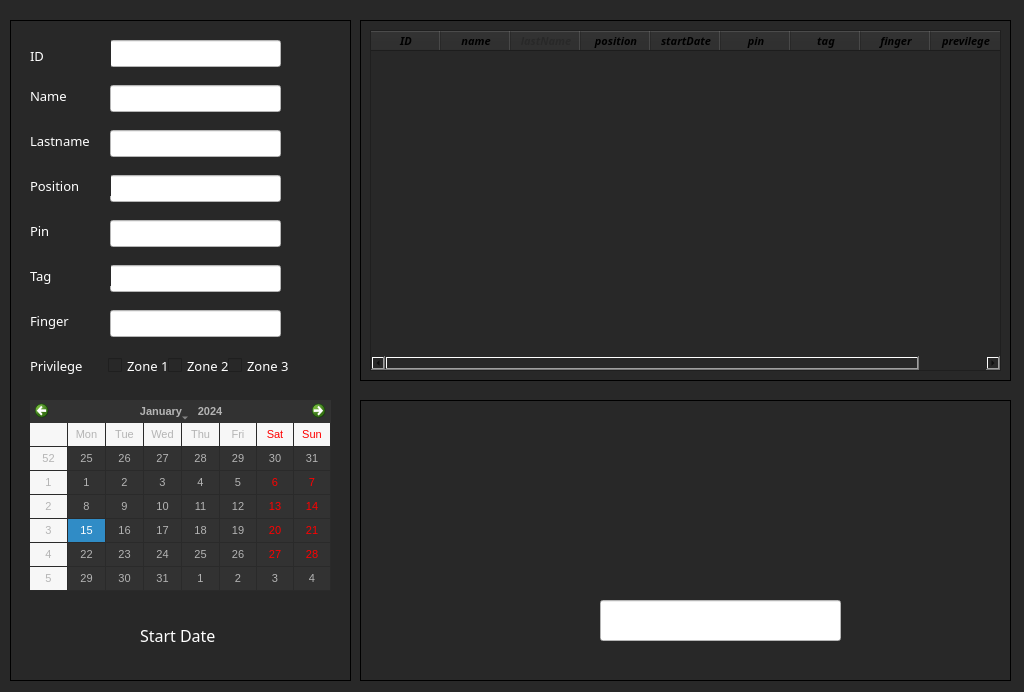
<?xml version="1.0" encoding="UTF-8"?>
<ui version="4.0">
 <class>Form</class>
 <widget class="QWidget" name="Form">
  <property name="windowModality">
   <enum>Qt::NonModal</enum>
  </property>
  <property name="geometry">
   <rect>
    <x>0</x>
    <y>0</y>
    <width>1024</width>
    <height>692</height>
   </rect>
  </property>
  <property name="windowTitle">
   <string>     E M P L O Y E E</string>
  </property>
  <property name="autoFillBackground">
   <bool>false</bool>
  </property>
  <property name="styleSheet">
   <string notr="true">background-color: rgb(40, 40, 40)</string>
  </property>
  <widget class="QFrame" name="frame">
   <property name="geometry">
    <rect>
     <x>10</x>
     <y>20</y>
     <width>341</width>
     <height>661</height>
    </rect>
   </property>
   <property name="frameShape">
    <enum>QFrame::Box</enum>
   </property>
   <widget class="QLineEdit" name="LE_ID">
    <property name="geometry">
     <rect>
      <x>100</x>
      <y>20</y>
      <width>171</width>
      <height>27</height>
     </rect>
    </property>
    <property name="font">
     <font>
      <family>Berlin Sans FB</family>
      <pointsize>12</pointsize>
     </font>
    </property>
    <property name="styleSheet">
     <string notr="true">background-color: rgb(255, 255, 255);
color: rgb(40, 40, 40);</string>
    </property>
   </widget>
   <widget class="QLabel" name="label">
    <property name="geometry">
     <rect>
      <x>20</x>
      <y>20</y>
      <width>81</width>
      <height>31</height>
     </rect>
    </property>
    <property name="font">
     <font>
      <family>Berlin Sans FB</family>
      <pointsize>10</pointsize>
      <weight>50</weight>
      <italic>false</italic>
      <bold>false</bold>
     </font>
    </property>
    <property name="styleSheet">
     <string notr="true">color: rgb(255, 255, 255);
font: 10pt &quot;Berlin Sans FB&quot;;</string>
    </property>
    <property name="text">
     <string>ID</string>
    </property>
   </widget>
   <widget class="QLabel" name="label_2">
    <property name="geometry">
     <rect>
      <x>20</x>
      <y>65</y>
      <width>81</width>
      <height>21</height>
     </rect>
    </property>
    <property name="font">
     <font>
      <family>Berlin Sans FB</family>
      <pointsize>10</pointsize>
      <weight>50</weight>
      <italic>false</italic>
      <bold>false</bold>
     </font>
    </property>
    <property name="styleSheet">
     <string notr="true">color: rgb(255, 255, 255);
font: 10pt &quot;Berlin Sans FB&quot;;</string>
    </property>
    <property name="text">
     <string>Name</string>
    </property>
   </widget>
   <widget class="QLineEdit" name="LE_name">
    <property name="geometry">
     <rect>
      <x>100</x>
      <y>65</y>
      <width>171</width>
      <height>27</height>
     </rect>
    </property>
    <property name="font">
     <font>
      <family>Berlin Sans FB</family>
      <pointsize>12</pointsize>
     </font>
    </property>
    <property name="styleSheet">
     <string notr="true">background-color: rgb(255, 255, 255);</string>
    </property>
   </widget>
   <widget class="QLineEdit" name="LE_position">
    <property name="geometry">
     <rect>
      <x>100</x>
      <y>155</y>
      <width>171</width>
      <height>27</height>
     </rect>
    </property>
    <property name="font">
     <font>
      <family>Berlin Sans FB</family>
      <pointsize>12</pointsize>
     </font>
    </property>
    <property name="styleSheet">
     <string notr="true">background-color: rgb(255, 255, 255);</string>
    </property>
   </widget>
   <widget class="QLabel" name="label_3">
    <property name="geometry">
     <rect>
      <x>20</x>
      <y>155</y>
      <width>81</width>
      <height>21</height>
     </rect>
    </property>
    <property name="font">
     <font>
      <family>Berlin Sans FB</family>
      <pointsize>10</pointsize>
      <weight>50</weight>
      <italic>false</italic>
      <bold>false</bold>
     </font>
    </property>
    <property name="styleSheet">
     <string notr="true">color: rgb(255, 255, 255);
font: 10pt &quot;Berlin Sans FB&quot;;</string>
    </property>
    <property name="text">
     <string>Position</string>
    </property>
   </widget>
   <widget class="QLabel" name="label_4">
    <property name="geometry">
     <rect>
      <x>20</x>
      <y>110</y>
      <width>81</width>
      <height>21</height>
     </rect>
    </property>
    <property name="font">
     <font>
      <family>Berlin Sans FB</family>
      <pointsize>10</pointsize>
      <weight>50</weight>
      <italic>false</italic>
      <bold>false</bold>
     </font>
    </property>
    <property name="styleSheet">
     <string notr="true">color: rgb(255, 255, 255);
font: 10pt &quot;Berlin Sans FB&quot;;</string>
    </property>
    <property name="text">
     <string>Lastname</string>
    </property>
   </widget>
   <widget class="QLineEdit" name="LE_lastname">
    <property name="geometry">
     <rect>
      <x>100</x>
      <y>110</y>
      <width>171</width>
      <height>27</height>
     </rect>
    </property>
    <property name="font">
     <font>
      <family>Berlin Sans FB</family>
      <pointsize>12</pointsize>
     </font>
    </property>
    <property name="styleSheet">
     <string notr="true">background-color: rgb(255, 255, 255);</string>
    </property>
   </widget>
   <widget class="QLineEdit" name="LE_tag">
    <property name="geometry">
     <rect>
      <x>100</x>
      <y>245</y>
      <width>171</width>
      <height>27</height>
     </rect>
    </property>
    <property name="font">
     <font>
      <family>Berlin Sans FB</family>
      <pointsize>12</pointsize>
     </font>
    </property>
    <property name="styleSheet">
     <string notr="true">background-color: rgb(255, 255, 255);</string>
    </property>
   </widget>
   <widget class="QLabel" name="label_5">
    <property name="geometry">
     <rect>
      <x>20</x>
      <y>245</y>
      <width>81</width>
      <height>21</height>
     </rect>
    </property>
    <property name="font">
     <font>
      <family>Berlin Sans FB</family>
      <pointsize>10</pointsize>
      <weight>50</weight>
      <italic>false</italic>
      <bold>false</bold>
     </font>
    </property>
    <property name="styleSheet">
     <string notr="true">color: rgb(255, 255, 255);
font: 10pt &quot;Berlin Sans FB&quot;;</string>
    </property>
    <property name="text">
     <string>Tag</string>
    </property>
   </widget>
   <widget class="QLabel" name="label_6">
    <property name="geometry">
     <rect>
      <x>20</x>
      <y>200</y>
      <width>81</width>
      <height>21</height>
     </rect>
    </property>
    <property name="font">
     <font>
      <family>Berlin Sans FB</family>
      <pointsize>10</pointsize>
      <weight>50</weight>
      <italic>false</italic>
      <bold>false</bold>
     </font>
    </property>
    <property name="styleSheet">
     <string notr="true">color: rgb(255, 255, 255);
font: 10pt &quot;Berlin Sans FB&quot;;</string>
    </property>
    <property name="text">
     <string>Pin</string>
    </property>
   </widget>
   <widget class="QLabel" name="label_7">
    <property name="geometry">
     <rect>
      <x>20</x>
      <y>290</y>
      <width>81</width>
      <height>21</height>
     </rect>
    </property>
    <property name="font">
     <font>
      <family>Berlin Sans FB</family>
      <pointsize>10</pointsize>
      <weight>50</weight>
      <italic>false</italic>
      <bold>false</bold>
     </font>
    </property>
    <property name="styleSheet">
     <string notr="true">color: rgb(255, 255, 255);
font: 10pt &quot;Berlin Sans FB&quot;;</string>
    </property>
    <property name="text">
     <string>Finger</string>
    </property>
   </widget>
   <widget class="QLineEdit" name="LE_finger">
    <property name="geometry">
     <rect>
      <x>100</x>
      <y>290</y>
      <width>171</width>
      <height>27</height>
     </rect>
    </property>
    <property name="font">
     <font>
      <family>Berlin Sans FB</family>
      <pointsize>12</pointsize>
     </font>
    </property>
    <property name="styleSheet">
     <string notr="true">background-color: rgb(255, 255, 255);</string>
    </property>
   </widget>
   <widget class="QLineEdit" name="LE_pin">
    <property name="geometry">
     <rect>
      <x>100</x>
      <y>200</y>
      <width>171</width>
      <height>27</height>
     </rect>
    </property>
    <property name="font">
     <font>
      <family>Berlin Sans FB</family>
      <pointsize>12</pointsize>
     </font>
    </property>
    <property name="styleSheet">
     <string notr="true">background-color: rgb(255, 255, 255);</string>
    </property>
   </widget>
   <widget class="QLabel" name="label_8">
    <property name="geometry">
     <rect>
      <x>20</x>
      <y>335</y>
      <width>81</width>
      <height>21</height>
     </rect>
    </property>
    <property name="font">
     <font>
      <family>Berlin Sans FB</family>
      <pointsize>10</pointsize>
      <weight>50</weight>
      <italic>false</italic>
      <bold>false</bold>
     </font>
    </property>
    <property name="styleSheet">
     <string notr="true">color: rgb(255, 255, 255);
font: 10pt &quot;Berlin Sans FB&quot;;</string>
    </property>
    <property name="text">
     <string>Privilege</string>
    </property>
   </widget>
   <widget class="QCheckBox" name="CB_z1">
    <property name="geometry">
     <rect>
      <x>98</x>
      <y>330</y>
      <width>61</width>
      <height>31</height>
     </rect>
    </property>
    <property name="font">
     <font>
      <family>Berlin Sans FB</family>
      <pointsize>10</pointsize>
     </font>
    </property>
    <property name="styleSheet">
     <string notr="true">color: rgb(255, 255, 255);</string>
    </property>
    <property name="text">
     <string>Zone 1</string>
    </property>
    <property name="iconSize">
     <size>
      <width>16</width>
      <height>16</height>
     </size>
    </property>
   </widget>
   <widget class="QCheckBox" name="CB_z2">
    <property name="geometry">
     <rect>
      <x>158</x>
      <y>330</y>
      <width>61</width>
      <height>31</height>
     </rect>
    </property>
    <property name="font">
     <font>
      <family>Berlin Sans FB</family>
      <pointsize>10</pointsize>
     </font>
    </property>
    <property name="styleSheet">
     <string notr="true">color: rgb(255, 255, 255);</string>
    </property>
    <property name="text">
     <string>Zone 2</string>
    </property>
   </widget>
   <widget class="QCheckBox" name="CB_z3">
    <property name="geometry">
     <rect>
      <x>218</x>
      <y>330</y>
      <width>61</width>
      <height>31</height>
     </rect>
    </property>
    <property name="font">
     <font>
      <family>Berlin Sans FB</family>
      <pointsize>10</pointsize>
     </font>
    </property>
    <property name="styleSheet">
     <string notr="true">color: rgb(255, 255, 255);</string>
    </property>
    <property name="text">
     <string>Zone 3</string>
    </property>
   </widget>
   <widget class="QCalendarWidget" name="CAL_startdate">
    <property name="geometry">
     <rect>
      <x>20</x>
      <y>380</y>
      <width>301</width>
      <height>191</height>
     </rect>
    </property>
    <property name="font">
     <font>
      <pointsize>8</pointsize>
     </font>
    </property>
    <property name="styleSheet">
     <string notr="true">background-color: rgb(50, 50, 50);
color: rgb(180, 180, 180);
weekend-background-color: rgb(255, 255, 127);</string>
    </property>
    <property name="gridVisible">
     <bool>true</bool>
    </property>
   </widget>
   <widget class="QLabel" name="label_9">
    <property name="geometry">
     <rect>
      <x>130</x>
      <y>600</y>
      <width>151</width>
      <height>31</height>
     </rect>
    </property>
    <property name="font">
     <font>
      <family>Berlin Sans FB</family>
      <pointsize>12</pointsize>
      <weight>50</weight>
      <italic>false</italic>
      <bold>false</bold>
      <stylestrategy>PreferDefault</stylestrategy>
     </font>
    </property>
    <property name="styleSheet">
     <string notr="true">color: rgb(255, 255, 255);
font: 12pt &quot;Berlin Sans FB&quot;;</string>
    </property>
    <property name="frameShape">
     <enum>QFrame::NoFrame</enum>
    </property>
    <property name="text">
     <string>Start Date</string>
    </property>
   </widget>
   <widget class="QPushButton" name="BT_clear">
    <property name="geometry">
     <rect>
      <x>30</x>
      <y>600</y>
      <width>75</width>
      <height>31</height>
     </rect>
    </property>
    <property name="text">
     <string/>
    </property>
    <property name="icon">
     <iconset>
      <normaloff>img/cross-512.png</normaloff>img/cross-512.png</iconset>
    </property>
    <property name="iconSize">
     <size>
      <width>30</width>
      <height>30</height>
     </size>
    </property>
    <property name="flat">
     <bool>true</bool>
    </property>
   </widget>
  </widget>
  <widget class="QFrame" name="frame">
   <property name="geometry">
    <rect>
     <x>360</x>
     <y>20</y>
     <width>651</width>
     <height>361</height>
    </rect>
   </property>
   <property name="frameShape">
    <enum>QFrame::Box</enum>
   </property>
   <property name="frameShadow">
    <enum>QFrame::Plain</enum>
   </property>
   <widget class="QTableWidget" name="T_employeeInfo">
    <property name="geometry">
     <rect>
      <x>10</x>
      <y>10</y>
      <width>631</width>
      <height>341</height>
     </rect>
    </property>
    <property name="font">
     <font>
      <family>Berlin Sans FB</family>
      <pointsize>9</pointsize>
     </font>
    </property>
    <property name="styleSheet">
     <string notr="true">color: rgb(255, 255, 255);
selection-background-color: rgb(192, 255, 133);
selection-color: rgb(0, 0, 0);</string>
    </property>
    <property name="editTriggers">
     <set>QAbstractItemView::NoEditTriggers</set>
    </property>
    <property name="selectionBehavior">
     <enum>QAbstractItemView::SelectRows</enum>
    </property>
    <property name="columnCount">
     <number>9</number>
    </property>
    <attribute name="horizontalHeaderVisible">
     <bool>true</bool>
    </attribute>
    <attribute name="horizontalHeaderDefaultSectionSize">
     <number>70</number>
    </attribute>
    <column>
     <property name="text">
      <string>ID</string>
     </property>
     <property name="font">
      <font>
       <family>Berlin Sans FB</family>
       <pointsize>8</pointsize>
       <weight>75</weight>
       <italic>true</italic>
       <bold>true</bold>
      </font>
     </property>
     <property name="background">
      <color>
       <red>255</red>
       <green>255</green>
       <blue>255</blue>
      </color>
     </property>
     <property name="foreground">
      <brush brushstyle="SolidPattern">
       <color alpha="255">
        <red>0</red>
        <green>0</green>
        <blue>0</blue>
       </color>
      </brush>
     </property>
    </column>
    <column>
     <property name="text">
      <string>name</string>
     </property>
     <property name="font">
      <font>
       <family>Berlin Sans FB</family>
       <pointsize>8</pointsize>
       <weight>75</weight>
       <italic>true</italic>
       <bold>true</bold>
      </font>
     </property>
     <property name="background">
      <color>
       <red>255</red>
       <green>255</green>
       <blue>255</blue>
      </color>
     </property>
     <property name="foreground">
      <brush brushstyle="SolidPattern">
       <color alpha="255">
        <red>0</red>
        <green>0</green>
        <blue>0</blue>
       </color>
      </brush>
     </property>
    </column>
    <column>
     <property name="text">
      <string>lastName</string>
     </property>
     <property name="font">
      <font>
       <family>Berlin Sans FB</family>
       <pointsize>8</pointsize>
       <weight>75</weight>
       <italic>true</italic>
       <bold>true</bold>
      </font>
     </property>
     <property name="background">
      <color>
       <red>255</red>
       <green>255</green>
       <blue>255</blue>
      </color>
     </property>
     <property name="foreground">
      <brush brushstyle="SolidPattern">
       <color alpha="255">
        <red>40</red>
        <green>40</green>
        <blue>40</blue>
       </color>
      </brush>
     </property>
    </column>
    <column>
     <property name="text">
      <string>position</string>
     </property>
     <property name="font">
      <font>
       <family>Berlin Sans FB</family>
       <pointsize>8</pointsize>
       <weight>75</weight>
       <italic>true</italic>
       <bold>true</bold>
      </font>
     </property>
     <property name="background">
      <color>
       <red>255</red>
       <green>255</green>
       <blue>255</blue>
      </color>
     </property>
     <property name="foreground">
      <brush brushstyle="SolidPattern">
       <color alpha="255">
        <red>0</red>
        <green>0</green>
        <blue>0</blue>
       </color>
      </brush>
     </property>
    </column>
    <column>
     <property name="text">
      <string>startDate</string>
     </property>
     <property name="font">
      <font>
       <family>Berlin Sans FB</family>
       <pointsize>8</pointsize>
       <weight>75</weight>
       <italic>true</italic>
       <bold>true</bold>
      </font>
     </property>
     <property name="background">
      <color>
       <red>255</red>
       <green>255</green>
       <blue>255</blue>
      </color>
     </property>
     <property name="foreground">
      <brush brushstyle="SolidPattern">
       <color alpha="255">
        <red>0</red>
        <green>0</green>
        <blue>0</blue>
       </color>
      </brush>
     </property>
    </column>
    <column>
     <property name="text">
      <string>pin</string>
     </property>
     <property name="font">
      <font>
       <family>Berlin Sans FB</family>
       <pointsize>8</pointsize>
       <weight>75</weight>
       <italic>true</italic>
       <bold>true</bold>
      </font>
     </property>
     <property name="background">
      <color>
       <red>255</red>
       <green>255</green>
       <blue>255</blue>
      </color>
     </property>
     <property name="foreground">
      <brush brushstyle="SolidPattern">
       <color alpha="255">
        <red>0</red>
        <green>0</green>
        <blue>0</blue>
       </color>
      </brush>
     </property>
    </column>
    <column>
     <property name="text">
      <string>tag</string>
     </property>
     <property name="font">
      <font>
       <family>Berlin Sans FB</family>
       <pointsize>8</pointsize>
       <weight>75</weight>
       <italic>true</italic>
       <bold>true</bold>
      </font>
     </property>
     <property name="background">
      <color>
       <red>255</red>
       <green>255</green>
       <blue>255</blue>
      </color>
     </property>
     <property name="foreground">
      <brush brushstyle="SolidPattern">
       <color alpha="255">
        <red>0</red>
        <green>0</green>
        <blue>0</blue>
       </color>
      </brush>
     </property>
    </column>
    <column>
     <property name="text">
      <string>finger</string>
     </property>
     <property name="font">
      <font>
       <family>Berlin Sans FB</family>
       <pointsize>8</pointsize>
       <weight>75</weight>
       <italic>true</italic>
       <bold>true</bold>
      </font>
     </property>
     <property name="background">
      <color>
       <red>255</red>
       <green>255</green>
       <blue>255</blue>
      </color>
     </property>
     <property name="foreground">
      <brush brushstyle="SolidPattern">
       <color alpha="255">
        <red>0</red>
        <green>0</green>
        <blue>0</blue>
       </color>
      </brush>
     </property>
    </column>
    <column>
     <property name="text">
      <string>previlege</string>
     </property>
     <property name="font">
      <font>
       <family>Berlin Sans FB</family>
       <pointsize>8</pointsize>
       <weight>75</weight>
       <italic>true</italic>
       <bold>true</bold>
      </font>
     </property>
     <property name="background">
      <color>
       <red>255</red>
       <green>255</green>
       <blue>255</blue>
      </color>
     </property>
     <property name="foreground">
      <brush brushstyle="SolidPattern">
       <color alpha="255">
        <red>0</red>
        <green>0</green>
        <blue>0</blue>
       </color>
      </brush>
     </property>
    </column>
   </widget>
  </widget>
  <widget class="QFrame" name="frame_3">
   <property name="geometry">
    <rect>
     <x>360</x>
     <y>400</y>
     <width>651</width>
     <height>281</height>
    </rect>
   </property>
   <property name="frameShape">
    <enum>QFrame::Box</enum>
   </property>
   <property name="frameShadow">
    <enum>QFrame::Plain</enum>
   </property>
   <widget class="QPushButton" name="BT_add">
    <property name="geometry">
     <rect>
      <x>50</x>
      <y>40</y>
      <width>131</width>
      <height>91</height>
     </rect>
    </property>
    <property name="font">
     <font>
      <family>Berlin Sans FB</family>
      <pointsize>12</pointsize>
      <weight>75</weight>
      <bold>true</bold>
     </font>
    </property>
    <property name="styleSheet">
     <string notr="true"/>
    </property>
    <property name="text">
     <string/>
    </property>
    <property name="icon">
     <iconset>
      <normaloff>img/add.png</normaloff>img/add.png</iconset>
    </property>
    <property name="iconSize">
     <size>
      <width>100</width>
      <height>100</height>
     </size>
    </property>
    <property name="flat">
     <bool>true</bool>
    </property>
   </widget>
   <widget class="QPushButton" name="BT_edit">
    <property name="geometry">
     <rect>
      <x>250</x>
      <y>40</y>
      <width>161</width>
      <height>101</height>
     </rect>
    </property>
    <property name="font">
     <font>
      <family>Berlin Sans FB</family>
      <pointsize>12</pointsize>
      <weight>75</weight>
      <bold>true</bold>
     </font>
    </property>
    <property name="styleSheet">
     <string notr="true"/>
    </property>
    <property name="text">
     <string/>
    </property>
    <property name="icon">
     <iconset>
      <normaloff>img/Edit.png</normaloff>img/Edit.png</iconset>
    </property>
    <property name="iconSize">
     <size>
      <width>100</width>
      <height>100</height>
     </size>
    </property>
    <property name="flat">
     <bool>true</bool>
    </property>
   </widget>
   <widget class="QPushButton" name="BT_delete">
    <property name="geometry">
     <rect>
      <x>460</x>
      <y>30</y>
      <width>161</width>
      <height>111</height>
     </rect>
    </property>
    <property name="font">
     <font>
      <family>Berlin Sans FB</family>
      <pointsize>12</pointsize>
      <weight>75</weight>
      <bold>true</bold>
     </font>
    </property>
    <property name="styleSheet">
     <string notr="true"/>
    </property>
    <property name="text">
     <string/>
    </property>
    <property name="icon">
     <iconset>
      <normaloff>img/Del.png</normaloff>img/Del.png</iconset>
    </property>
    <property name="iconSize">
     <size>
      <width>100</width>
      <height>100</height>
     </size>
    </property>
    <property name="flat">
     <bool>true</bool>
    </property>
   </widget>
   <widget class="QLabel" name="label_10">
    <property name="geometry">
     <rect>
      <x>200</x>
      <y>210</y>
      <width>111</width>
      <height>21</height>
     </rect>
    </property>
    <property name="font">
     <font>
      <family>Berlin Sans FB</family>
      <pointsize>14</pointsize>
      <weight>75</weight>
      <bold>true</bold>
     </font>
    </property>
    <property name="styleSheet">
     <string notr="true">color: rgb(255, 255, 255);</string>
    </property>
    <property name="text">
     <string/>
    </property>
   </widget>
   <widget class="QLineEdit" name="LE_search">
    <property name="geometry">
     <rect>
      <x>240</x>
      <y>200</y>
      <width>241</width>
      <height>41</height>
     </rect>
    </property>
    <property name="font">
     <font>
      <family>Berlin Sans FB</family>
      <pointsize>12</pointsize>
     </font>
    </property>
    <property name="styleSheet">
     <string notr="true">background-color: rgb(255, 255, 255);
color: rgb(40, 40, 40);</string>
    </property>
   </widget>
   <widget class="QPushButton" name="pushButton">
    <property name="geometry">
     <rect>
      <x>130</x>
      <y>190</y>
      <width>91</width>
      <height>61</height>
     </rect>
    </property>
    <property name="text">
     <string/>
    </property>
    <property name="icon">
     <iconset>
      <normaloff>img/search2.png</normaloff>img/search2.png</iconset>
    </property>
    <property name="iconSize">
     <size>
      <width>60</width>
      <height>60</height>
     </size>
    </property>
    <property name="flat">
     <bool>true</bool>
    </property>
   </widget>
   <widget class="QPushButton" name="BT_home">
    <property name="geometry">
     <rect>
      <x>570</x>
      <y>220</y>
      <width>75</width>
      <height>51</height>
     </rect>
    </property>
    <property name="text">
     <string/>
    </property>
    <property name="icon">
     <iconset>
      <normaloff>img/home.png</normaloff>img/home.png</iconset>
    </property>
    <property name="iconSize">
     <size>
      <width>60</width>
      <height>60</height>
     </size>
    </property>
    <property name="flat">
     <bool>true</bool>
    </property>
   </widget>
  </widget>
 </widget>
 <resources/>
 <connections/>
</ui>
